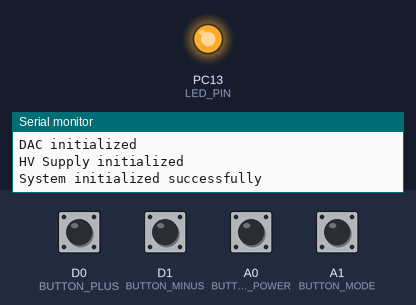
A sketch run on a simulated STM32 Nucleo. Parts: output pins drawn as LEDs (lit = HIGH), the last lines printed to the serial monitor. Dashed ring = blinking. The test bench sets the inputs (shaded band); at power-on: A0 (BUTTON_POWER), A1 (BUTTON_MODE), D0 (BUTTON_PLUS), D1 (BUTTON_MINUS) HIGH.

Above: at 2.8 s.
2.9 s: D0 (BUTTON_PLUS) pulled LOW for 1 s
At 3.43 s:
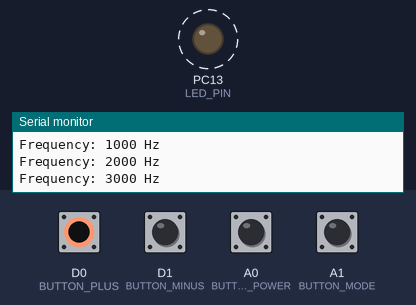
5.9 s: D1 (BUTTON_MINUS) pulled LOW for 1 s
At 7.0 s:
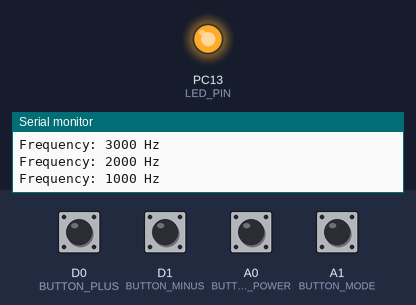
8.4 s: A0 (BUTTON_POWER) pulled LOW for 0.15 s
At 9.7 s:
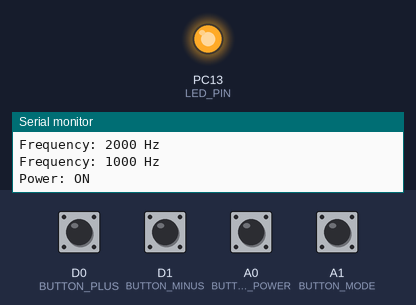
10.1 s: A1 (BUTTON_MODE) pulled LOW for 0.15 s
At 10.27 s:
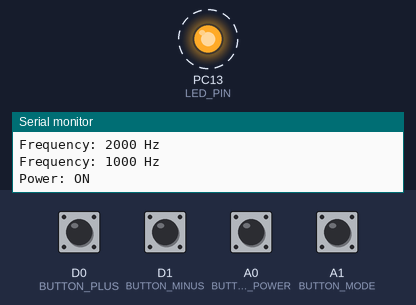
Timing chart, 0 to 13.0 s (numbered marks = the images above; inputs shaded):
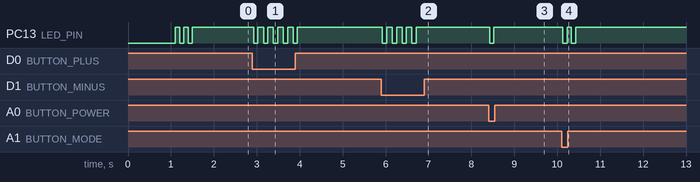

The sketch:

firmware.ino
```cpp
// PSIM201_QODO Firmware - Arduino Sketch
// STM32L432KC (Nucleo-L432KC)

// Pin definitions
#define LED_PIN         PC13  // Status LED
#define BUTTON_POWER    PA0   // Power button
#define BUTTON_MODE     PA1   // Mode button
#define BUTTON_MINUS    PA2   // Minus button
#define BUTTON_PLUS     PA3   // Plus button

// I2C addresses
#define MCP23017_ADDR   0x20  // GPIO expander
#define MCP3424_ADDR    0x68  // ADC

// Global state
volatile uint32_t system_state = 0;
volatile uint32_t current_frequency = 0;
volatile uint16_t current_dac_value = 0;

void setup() {
  // Initialize serial for debugging
  Serial.begin(115200);
  delay(1000);
  Serial.println("PSIM201_QODO Firmware Starting...");

  // Initialize pins
  pinMode(LED_PIN, OUTPUT);
  digitalWrite(LED_PIN, HIGH);  // LED off (active low)

  // Initialize buttons
  pinMode(BUTTON_POWER, INPUT_PULLUP);
  pinMode(BUTTON_MODE, INPUT_PULLUP);
  pinMode(BUTTON_MINUS, INPUT_PULLUP);
  pinMode(BUTTON_PLUS, INPUT_PULLUP);

  // Initialize I2C
  Wire.begin();

  // Initialize peripherals
  init_mcp23017();
  init_mcp3424();
  init_dac();
  init_hv_supply();

  Serial.println("System initialized successfully");
  blink_led(3);  // 3 blinks = ready
}

void loop() {
  // Read buttons
  check_buttons();

  // Update display
  update_display();

  // Monitor sensors
  read_sensors();

  // Safety checks
  check_safety();

  // Brief delay to prevent watchdog timeout
  delay(10);
}

// Button handler
void check_buttons() {
  if (digitalRead(BUTTON_POWER) == LOW) {
    delay(20);  // Debounce
    if (digitalRead(BUTTON_POWER) == LOW) {
      toggle_power();
    }
  }

  if (digitalRead(BUTTON_MODE) == LOW) {
    delay(20);
    if (digitalRead(BUTTON_MODE) == LOW) {
      change_mode();
    }
  }

  if (digitalRead(BUTTON_MINUS) == LOW) {
    delay(20);
    if (digitalRead(BUTTON_MINUS) == LOW) {
      adjust_down();
    }
  }

  if (digitalRead(BUTTON_PLUS) == LOW) {
    delay(20);
    if (digitalRead(BUTTON_PLUS) == LOW) {
      adjust_up();
    }
  }
}

void toggle_power() {
  system_state ^= 0x01;
  blink_led(1);
  Serial.print("Power: ");
  Serial.println(system_state ? "ON" : "OFF");
}

void change_mode() {
  // Cycle through modes
  uint32_t mode = (system_state >> 1) & 0x03;
  mode = (mode + 1) % 4;
  system_state = (system_state & 0xF9) | (mode << 1);
  blink_led(2);
  Serial.print("Mode: ");
  Serial.println(mode);
}

void adjust_down() {
  if (current_frequency > 1000) {
    current_frequency -= 1000;
    update_dac_output();
    blink_led(1);
  }
}

void adjust_up() {
  if (current_frequency < 999000) {
    current_frequency += 1000;
    update_dac_output();
    blink_led(1);
  }
}

// I2C and peripheral initialization stubs
void init_mcp23017() {
  Serial.println("MCP23017 initialized");
}

void init_mcp3424() {
  Serial.println("MCP3424 initialized");
}

void init_dac() {
  Serial.println("DAC initialized");
}

void init_hv_supply() {
  Serial.println("HV Supply initialized");
}

void update_display() {
  // LCD/OLED update would go here
}

void read_sensors() {
  // ADC reading would go here
}

void check_safety() {
  // Safety checks - overvoltage, overcurrent, temperature, etc.
}

void update_dac_output() {
  // Convert frequency to DAC value and output
  Serial.print("Frequency: ");
  Serial.print(current_frequency);
  Serial.println(" Hz");
}

void blink_led(int count) {
  for (int i = 0; i < count; i++) {
    digitalWrite(LED_PIN, LOW);   // LED on
    delay(100);
    digitalWrite(LED_PIN, HIGH);  // LED off
    delay(100);
  }
}
```

Measured:
- after the input at 2.9 s, PC13 (LED_PIN): alternates HIGH for 0.13 s and LOW for 0.10 s, 10 changes in all, then stays HIGH, starting at once
- after the input at 5.9 s, PC13 (LED_PIN): alternates HIGH for 0.13 s and LOW for 0.10 s, 8 changes in all, then stays HIGH, starting at once
- after the input at 8.4 s, PC13 (LED_PIN): HIGH → LOW at once, → HIGH 0.10 s later
- after the input at 10.1 s, PC13 (LED_PIN): alternates HIGH for 0.10 s and LOW for 0.10 s, 4 changes in all, then stays HIGH, starting at once
